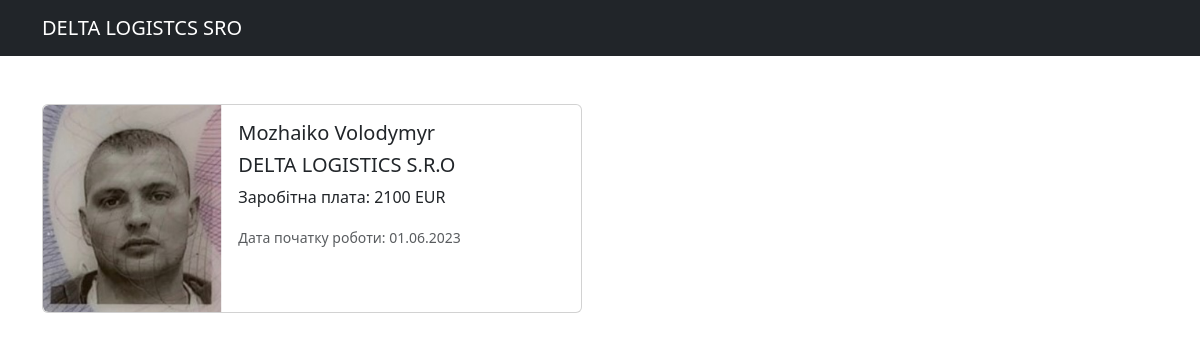
Screenshot of /delta/4 with the database file from the repository.
### delta_app/models.py (models this page shows, shortened)
class Driver(models.Model):
    full_name = models.CharField(max_length=50)
    company = models.CharField(max_length=50, blank=True)
    start_date = models.CharField(max_length=50, blank=True)
    salary = models.CharField(max_length=4, blank=True)

### delta_app/views.py (the view)
# urls.py: path('<int:driver_id>', views.get_driver, name='driver')
def get_driver(request, driver_id):
    driver = get_object_or_404(Driver, pk=driver_id)
    return render(request, "delta/single_driver.html", {"driver": driver})

### templates/delta/single_driver.html (shortened to what this page needs)
{% extends 'base.html' %}
{% load static %}
{% block content %}
<div class="card mb-3 mt-5" style="max-width: 540px;">
  <div class="row g-0">
    <div class="col-md-4">
      <img src="{% static '/images/bereziuk.png' %}" class="img-fluid rounded-start" alt="bereziuk">
    </div>
    <div class="col-md-8">
      <div class="card-body">
        <h5 class="card-title">{{ driver.full_name }}</h5>
        <h5 class="card-title">{{ driver.company }}</h5>
        <p class="card-text">Заробітна плата: {{ driver.salary }} EUR</p>
        <p class="card-text"><small class="text-body-secondary">Дата початку роботи: {{ driver.start_date }}</small></p>
      </div>
    </div>
  </div>
</div>
{% endblock %}

### rows the page displays
Driver: full_name "Mozhaiko Volodymyr", company "DELTA LOGISTICS S.R.O", salary "2100", start_date "01.06.2023"
